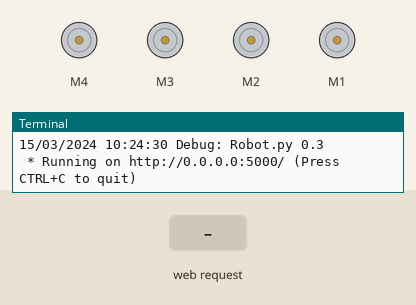
Recording of a program running on a simulated Raspberry Pi (BCM pin numbers). Parts: 4 × DC motor (green arrow = forward, orange = backward, longer = faster), the last lines printed to the terminal. The test bench sets the inputs (shaded band). The clock reads 2024-03-15 10:24:30 at power-on unless the program sets it.

Above: at 1.2 s.
1.3 s: HTTP request for /move/forward received
At 2.4 s:
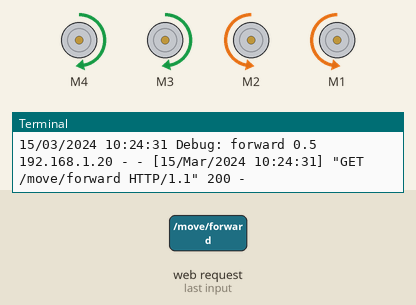
2.8 s: HTTP request for /move/backward received
At 3.6 s:
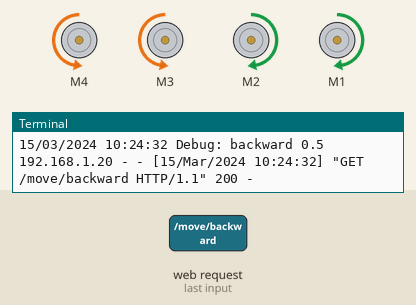
4.3 s: HTTP request for /move/left received
At 4.7 s:
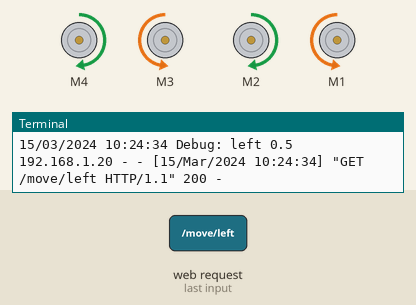
5.8 s: HTTP request for /move/right received
At 7.0 s:
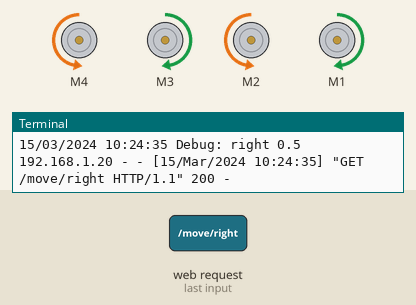
7.3 s: HTTP request for /stop received
At 8.2 s:
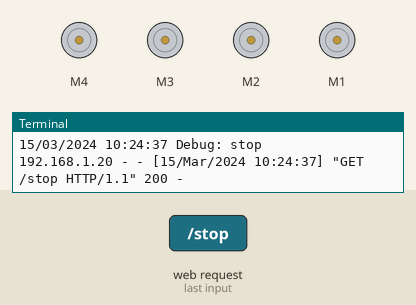
Timing chart, 0 to 10.3 s (numbered marks = the images above; inputs shaded):
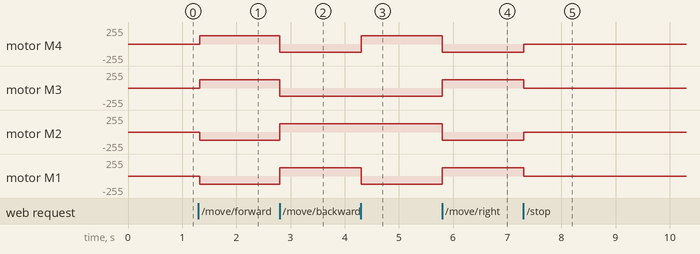

The program:

robotApp.py
```python
from flask import Flask, render_template, request, Response

import robot

import time
import smbus2
import bme280

port = 1
address = 0x76 # usaremos la dirección que hemos encontrado
bus = smbus2.SMBus(port)

calibration_params = bme280.load_calibration_params(bus, address) # parámetros de compensación

app = Flask('Robot control')
temperature  = 0
presion = 0
humedad = 0
fechaDatos = ''
state_msg = 'Hola desde raspiCar '
robot.init()

@app.route('/')
def index():
   data = bme280.sample(bus, address, calibration_params)

   fechaDatos = data.timestamp
   temperatura = int(data.temperature)
   presion = int(data.pressure)
   humedad = int(data.humidity)
   return render_template('./index.html', state_msg=state_msg, presion = presion, humedad = humedad, temperatura = temperatura, fechaDatos = fechaDatos)

@app.route('/move/<direction>')
def move(direction):
    if direction == 'forward':
       robot.forward(0.5)
    if direction == 'backward':
       robot.backward(0.5)
    if direction == 'left':
       robot.left(0.5)
    if direction == 'right':
       robot.right(0.5)
    return '{}'

@app.route('/stop')
def stop():
    robot.stop()
    return '{}'

if __name__ == '__main__':
    app.run(debug=True, host='0.0.0.0')
```

robot.py
```python
#!/usr/bin/env python3
# -*- coding: utf-8 -*-
"""
Uso básico de movimiento de motores con Adafruit Motor Hat

https://learn.adafruit.com/adafruit-dc-and-stepper-motor-hat-for-raspberry-pi?view=all

CC by SA @javacasm
Julio 2020
"""

import time
from adafruit_motorkit import MotorKit
import utils

"""
Posición de los motores en el robot.
Las flechas indican el sentido de giro con el cableado actual
   -------
^4|       |3^
  |       |
  |       |
v1|       |2v
   -------

"""

v = '0.3'

# niveles de movimiento, la velocidad depende del voltaje
throttle_max = 1
throttle_med = 0.5
throttle_min = 0.3
throttle_stop = 0

def backward(speed):
    global kit
    utils.myDebug('backward ' + str(speed))
    kit.motor4.throttle = -1 * speed
    kit.motor3.throttle = -1 * speed
    kit.motor2.throttle = speed
    kit.motor1.throttle = speed

def forward(speed):
    global kit
    utils.myDebug('forward ' + str(speed))
    kit.motor4.throttle = speed
    kit.motor3.throttle = speed
    kit.motor2.throttle = -1 * speed
    kit.motor1.throttle = -1 * speed

def stop():
    global kit
    utils.myDebug('stop')
    kit.motor4.throttle = 0
    kit.motor3.throttle = 0
    kit.motor2.throttle = 0
    kit.motor1.throttle = 0

def right(speed):
    global kit
    utils.myDebug('right ' + str(speed))
    kit.motor4.throttle = -1 * speed
    kit.motor3.throttle = speed
    kit.motor2.throttle = -1 * speed
    kit.motor1.throttle = speed

def left(speed):
    global kit
    utils.myDebug('left ' + str(speed))
    kit.motor4.throttle =  speed
    kit.motor3.throttle = -1 * speed
    kit.motor2.throttle =  speed
    kit.motor1.throttle = -1 * speed

kit = None

def init():
    global kit
    utils.myDebug('Robot.py ' + v)
    kit  = MotorKit()
```

utils.py
```python
#!/usr/bin/env python3
# -*- coding: utf-8 -*-
"""
    Utils
    Licencia CC by @javacasm
    Julio de 2020
    based in original by @inopya https://github.com/inopya/mini-tierra
"""


import time
import datetime

v = '1.2'

class RelojLOCAL:
    '''
    Classe para el control personal de los tiempos.
    crea un reloj con la hora local del sistema en el que corre el sistema de registro de datos
    El reloj adquiere la fecha/hora actuales al iniciarse, y
    OJO, solo se actualiza con el metodo update()
    y hasta ese momento mantiene el anterior registro de fecha/hora
    '''
    def __init__(self):
        self.update()

    def update(self):
        #self.tiempo_gmt = time.strftime("%Y_%m_%d-%H:%M:%S", time.gmtime(time.time()))   #hora gmt
        self.tiempo_str = time.strftime("%Y/%m/%d-%H:%M:%S", time.localtime(time.time())) #hora local
        self.tiempo = time.time() #float del tiempo GMT
        self.fechayhora = self.tiempo_str[:]

        self.fecha = self.tiempo_str[0:10]
        self.reloj = self.tiempo_str[11:]

        self.year = self.tiempo_str[0:4]
        self.mes = self.tiempo_str[5:7]
        self.dia = self.tiempo_str[8:10]

        self.hora = self.tiempo_str[11:13]
        self.minuto = self.tiempo_str[14:16]
        self.segundo = self.tiempo_str[17:19]


#----------------------------------------------------------------------------------------------------
# FIN BLOQUE DE DEFINICION DE CLASES
#----------------------------------------------------------------------------------------------------


def epochDate(epoch):
    '''
    Funcion para convertir un tiempo epoch en fecha/hora 'humana'
    Usado para imprimir los tiempos que forman parte de los detalles de los telegramas y mensajes de consola
    '''
    fechaHora = time.strftime("%Y-%m-%d , %H:%M:%S", time.localtime(epoch))
    return fechaHora

#-----------------------------------------------------------------------------------------
#-----------------------------------------------------------------------------------------


def getStrDateTime():
    return str(datetime.datetime.now().strftime("%d/%m/%Y %H:%M:%S"))

def getStrDateTimeMilis():
    return str(datetime.datetime.now().strftime("%d/%m/%Y %H:%M:%S.%f"))

def myLog(message):
    print(getStrDateTime()+ " " + message)

def myDebug(message):
    myLog("Debug: " + message)
```

Measured:
- after the input at 1.3 s, motor M4, motor M3: stopped → forward 127/255 at once; motor M2, motor M1: stopped → backward 127/255 at once
- after the input at 2.8 s, motor M4, motor M3: forward 127/255 → backward 127/255 at once; motor M2, motor M1: backward 127/255 → forward 127/255 at once
- after the input at 4.3 s, motor M4: backward 127/255 → forward 127/255 at once; motor M1: forward 127/255 → backward 127/255 at once
- after the input at 5.8 s, motor M4, motor M2: forward 127/255 → backward 127/255 at once; motor M3, motor M1: backward 127/255 → forward 127/255 at once
- after the input at 7.3 s, motor M4, motor M2: backward 127/255 → stopped at once; motor M3, motor M1: forward 127/255 → stopped at once
